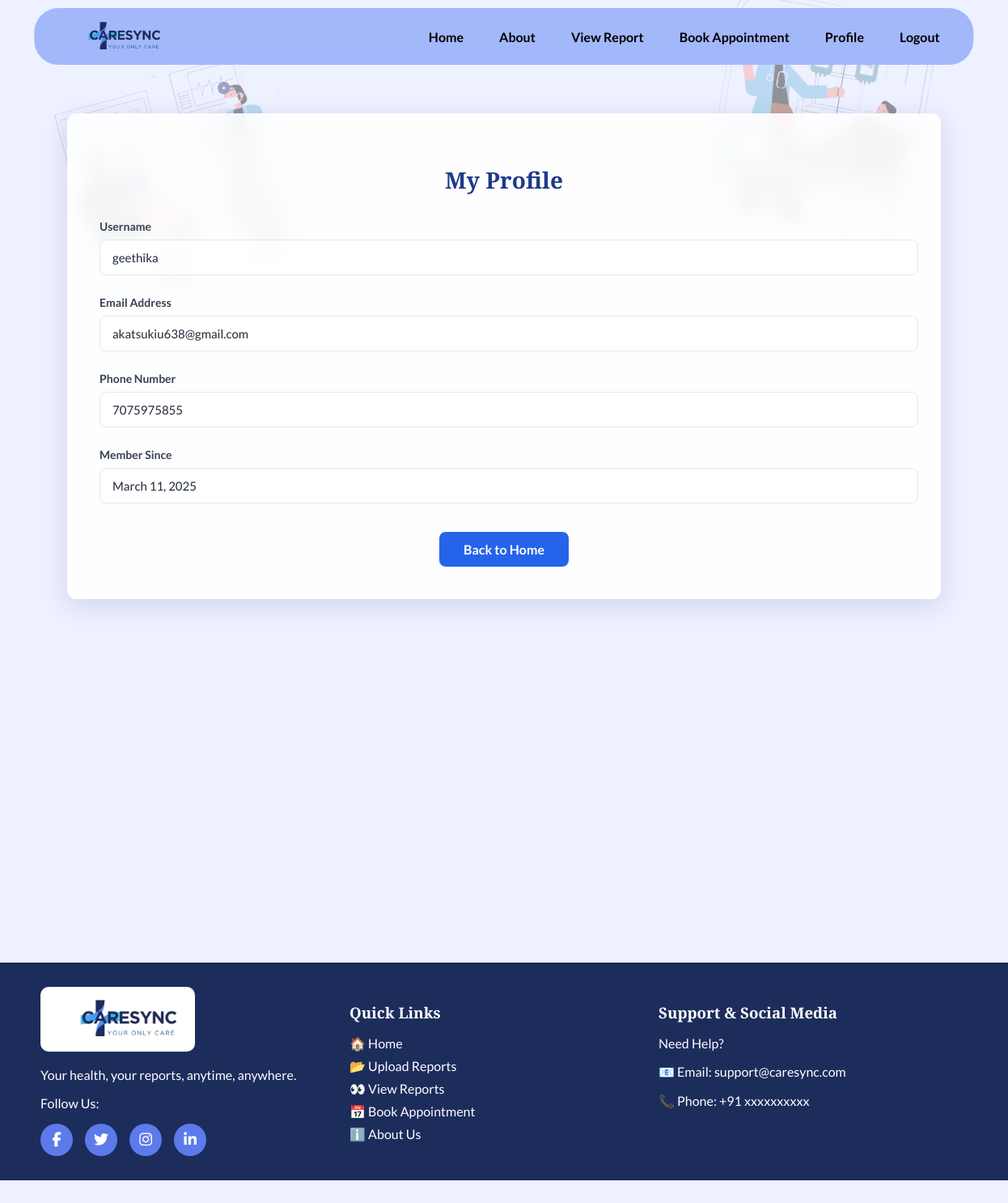
Page /profile/ (signed in) on the committed database.
### home/models.py (models this page shows)
class CustomUser(AbstractUser):
    email = models.EmailField(unique=True)
    phone = models.CharField(max_length=10, unique=True)
    objects = CustomUserManager()
    REQUIRED_FIELDS = ['email', 'phone']

### home/views.py (the view)
# urls.py: path('profile/', views.profile, name='profile'),
@login_required
def profile(request):
    context = {
        'user': request.user
    }
    return render(request, 'profile.html', context)

### home/templates/profile.html (shortened to what this page needs)
{% extends "base.html" %}
{% block content %}
{% load static %}
<div class="user-dashboard">
    <div class="info-card">
        <h2 class="card-title">My Profile</h2>
        <div class="info-row">
            <label class="info-label">Username</label>
            <div class="info-value">
                {{ user.username }}
            </div>
        </div>
        <div class="info-row">
            <label class="info-label">Email Address</label>
            <div class="info-value">
                {{ user.email }}
            </div>
        </div>
        <div class="info-row">
            <label class="info-label">Phone Number</label>
            <div class="info-value">
                {{ user.phone }}
            </div>
        </div>
        <div class="info-row">
            <label class="info-label">Member Since</label>
            <div class="info-value">
                {{ user.date_joined|date:'F d, Y' }}
            </div>
        </div>
        <div class="action-area">
            <a href="{% url 'home' %}" class="action-btn">Back to Home</a>
        </div>
    </div>
</div>
{% endblock %}

### static/css/base.css (style rules this page uses)
:root { --primary-color: #A3B7FB; --secondary-color: #1C2D5C; --text-color: #000000; --light-text: #ffffff; --accent-color: #5C7AEA; --hover-color: #4A69C6; --button-bg: #5C7AEA; --button-hover: #4A69C6; }
body { font-family: 'Lato', sans-serif; margin: 0; padding: 0; background: #EEF1FF; color: var(--text-color); display: flex; flex-direction: column; min-height: 100vh; overflow-x: hidden; }

### home/templates/profile.html (style rules this page uses)
.user-dashboard { width: 100%; min-height: 100vh; padding: 40px; display: flex; align-items: flex-start; justify-content: center; }
.info-card { width: 100%; max-width: 1000px; margin: 80px auto; padding: 40px; background: rgba(255, 255, 255, 0.9); backdrop-filter: blur(10px); border-radius: 12px; box-shadow: 0 8px 32px rgba(31, 38, 135, 0.15); text-align: left; animation: slideDown 1s ease-in-out; }
.card-title { font-family: 'Playfair Display', serif; color: #1E3A8A; margin-bottom: 30px; font-size: 28px; text-align: center; }
.info-row { margin-bottom: 25px; }
.info-label { display: block; color: #374151; font-size: 14px; font-weight: 600; margin-bottom: 8px; font-family: 'Lato', sans-serif; }
.info-value { width: 98%; padding: 12px 15px; background: rgba(255, 255, 255, 0.8); border: 1px solid #E5E7EB; border-radius: 8px; font-size: 15px; font-family: 'Lato', sans-serif; color: #1F2937; }
.action-area { margin-top: 35px; text-align: center; }
.action-btn { display: inline-block; background: #2563EB; color: white; font-size: 16px; padding: 12px 30px; border: none; border-radius: 8px; cursor: pointer; transition: all 0.3s ease; font-family: 'Lato', sans-serif; font-weight: bold; text-decoration: none; }

### rows in the picture
CustomUser: username "geethika", email "akatsukiu638@gmail.com", phone "7075975855", date_joined "March 11, 2025"
